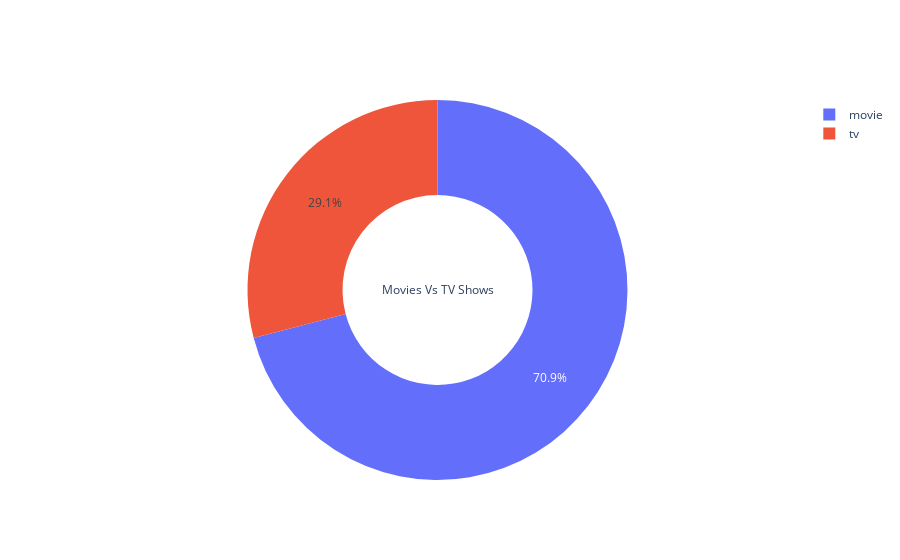

Write notebook code for a chart like this one.
### Markdown cell above
<div style="border-radius: 30px 0 30px 0px; border: 2px solid #00ea98; padding: 20px; background-color: #0a141b; text-align: center; box-shadow: 0px 2px 4px rgba(0, 0, 0, 0.2);">
    <h1 style="color: #7ab052; text-shadow: 2px 2px 4px rgba(0, 0, 0, 0.5); font-weight: bold; margin-bottom: 10px; font-size: 36px;">Movies vs  TvShows</h1>
</div>

### Code cell
#Checking Gender imbalance
go.Figure(data=[go.Pie(labels=df.type.value_counts(normalize=True).index,
                       values=df.type.value_counts(normalize=True).values, hole=.5,
                       title = 'Movies Vs TV Shows')])

### Figure 1 — Plotly figure (JSON) as saved in the notebook; plotly's stock layout.template omitted (floating-point values rounded to 4 significant figures)
{"data": [{"hole": 0.5, "labels": ["movie", "tv"], "title": {"text": "Movies Vs TV Shows"}, "type": "pie", "values": [0.7093, 0.2907]}], "layout": {}}
